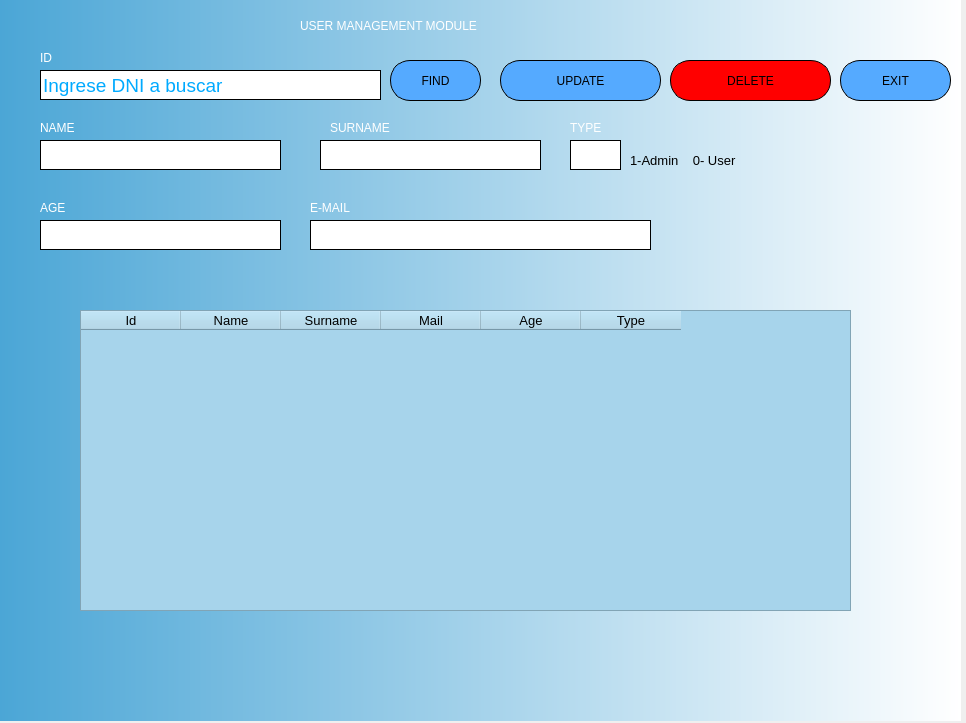
<?xml version="1.0" encoding="UTF-8"?>
<ui version="4.0">
 <class>Form_modiSuperUsu</class>
 <widget class="QWidget" name="Form_modiSuperUsu">
  <property name="geometry">
   <rect>
    <x>0</x>
    <y>0</y>
    <width>966</width>
    <height>723</height>
   </rect>
  </property>
  <property name="sizePolicy">
   <sizepolicy hsizetype="Fixed" vsizetype="Fixed">
    <horstretch>0</horstretch>
    <verstretch>0</verstretch>
   </sizepolicy>
  </property>
  <property name="minimumSize">
   <size>
    <width>966</width>
    <height>723</height>
   </size>
  </property>
  <property name="windowTitle">
   <string>Form</string>
  </property>
  <property name="styleSheet">
   <string notr="true"/>
  </property>
  <widget class="QWidget" name="bgwidget" native="true">
   <property name="geometry">
    <rect>
     <x>0</x>
     <y>0</y>
     <width>961</width>
     <height>721</height>
    </rect>
   </property>
   <property name="styleSheet">
    <string notr="true">QWidget#bgwidget{
background-color: qlineargradient(spread:pad, x1:0, y1:0, x2:1, y2:0, stop:0 rgba(75, 166, 214, 255), stop:1 rgba(255, 255, 255, 255));}
</string>
   </property>
   <widget class="QLabel" name="label">
    <property name="geometry">
     <rect>
      <x>40</x>
      <y>50</y>
      <width>251</width>
      <height>16</height>
     </rect>
    </property>
    <property name="styleSheet">
     <string notr="true">color: rgb(255, 255, 255);</string>
    </property>
    <property name="text">
     <string>ID</string>
    </property>
   </widget>
   <widget class="QLabel" name="label_4">
    <property name="geometry">
     <rect>
      <x>330</x>
      <y>120</y>
      <width>131</width>
      <height>16</height>
     </rect>
    </property>
    <property name="styleSheet">
     <string notr="true">color: rgb(255, 255, 255);</string>
    </property>
    <property name="text">
     <string>SURNAME</string>
    </property>
   </widget>
   <widget class="QLabel" name="label_5">
    <property name="geometry">
     <rect>
      <x>310</x>
      <y>200</y>
      <width>379</width>
      <height>16</height>
     </rect>
    </property>
    <property name="styleSheet">
     <string notr="true">color: rgb(255, 255, 255);</string>
    </property>
    <property name="text">
     <string>E-MAIL</string>
    </property>
   </widget>
   <widget class="QLabel" name="label_7">
    <property name="geometry">
     <rect>
      <x>570</x>
      <y>120</y>
      <width>121</width>
      <height>16</height>
     </rect>
    </property>
    <property name="styleSheet">
     <string notr="true">color: rgb(255, 255, 255);</string>
    </property>
    <property name="text">
     <string>TYPE</string>
    </property>
   </widget>
   <widget class="QLabel" name="label_6">
    <property name="geometry">
     <rect>
      <x>40</x>
      <y>200</y>
      <width>121</width>
      <height>16</height>
     </rect>
    </property>
    <property name="styleSheet">
     <string notr="true">color: rgb(255, 255, 255);</string>
    </property>
    <property name="text">
     <string>AGE</string>
    </property>
   </widget>
   <widget class="QLabel" name="label_3">
    <property name="geometry">
     <rect>
      <x>40</x>
      <y>120</y>
      <width>211</width>
      <height>16</height>
     </rect>
    </property>
    <property name="styleSheet">
     <string notr="true">color: rgb(255, 255, 255);</string>
    </property>
    <property name="text">
     <string>NAME</string>
    </property>
   </widget>
   <widget class="QPushButton" name="btnConfirmar">
    <property name="geometry">
     <rect>
      <x>500</x>
      <y>60</y>
      <width>161</width>
      <height>41</height>
     </rect>
    </property>
    <property name="toolTip">
     <string>Presione despues de modificar los datos</string>
    </property>
    <property name="styleSheet">
     <string notr="true">border-radius:20px;
background-color:rgb(85, 170, 255);
font: 14pt &quot;MS Shell Dlg 2&quot;;
border: 1px solid black;
border-style: outset</string>
    </property>
    <property name="text">
     <string>UPDATE</string>
    </property>
   </widget>
   <widget class="QPushButton" name="btnBuscar">
    <property name="geometry">
     <rect>
      <x>390</x>
      <y>60</y>
      <width>91</width>
      <height>41</height>
     </rect>
    </property>
    <property name="mouseTracking">
     <bool>true</bool>
    </property>
    <property name="toolTip">
     <string>Presione para buscar un DNI</string>
    </property>
    <property name="styleSheet">
     <string notr="true">border-radius:20px;
background-color:rgb(85, 170, 255);
font: 14pt &quot;MS Shell Dlg 2&quot;;
border: 1px solid black;
border-style: outset</string>
    </property>
    <property name="text">
     <string>FIND</string>
    </property>
    <property name="default">
     <bool>false</bool>
    </property>
   </widget>
   <widget class="QTableWidget" name="tableListUsu">
    <property name="geometry">
     <rect>
      <x>80</x>
      <y>310</y>
      <width>771</width>
      <height>301</height>
     </rect>
    </property>
    <property name="styleSheet">
     <string notr="true">background:rgb(111, 222, 255);
background:rgb(167, 212, 235);</string>
    </property>
    <attribute name="verticalHeaderVisible">
     <bool>false</bool>
    </attribute>
    <column>
     <property name="text">
      <string>Id</string>
     </property>
     <property name="font">
      <font>
       <pointsize>10</pointsize>
      </font>
     </property>
    </column>
    <column>
     <property name="text">
      <string>Name</string>
     </property>
     <property name="font">
      <font>
       <pointsize>10</pointsize>
      </font>
     </property>
    </column>
    <column>
     <property name="text">
      <string>Surname</string>
     </property>
     <property name="font">
      <font>
       <pointsize>10</pointsize>
      </font>
     </property>
    </column>
    <column>
     <property name="text">
      <string>Mail</string>
     </property>
     <property name="font">
      <font>
       <pointsize>10</pointsize>
      </font>
     </property>
    </column>
    <column>
     <property name="text">
      <string>Age</string>
     </property>
     <property name="font">
      <font>
       <pointsize>10</pointsize>
      </font>
     </property>
    </column>
    <column>
     <property name="text">
      <string>Type</string>
     </property>
     <property name="font">
      <font>
       <pointsize>10</pointsize>
      </font>
     </property>
    </column>
   </widget>
   <widget class="QLineEdit" name="box_dni">
    <property name="geometry">
     <rect>
      <x>40</x>
      <y>70</y>
      <width>341</width>
      <height>30</height>
     </rect>
    </property>
    <property name="font">
     <font>
      <family>MS Shell Dlg 2</family>
      <pointsize>14</pointsize>
      <weight>50</weight>
      <italic>false</italic>
      <bold>false</bold>
     </font>
    </property>
    <property name="styleSheet">
     <string notr="true">border-radius:20px;
font: 14pt &quot;MS Shell Dlg 2&quot;;
border: 1px solid black;
color: rgb(0, 170, 255)</string>
    </property>
    <property name="text">
     <string>Ingrese DNI a buscar</string>
    </property>
   </widget>
   <widget class="QLineEdit" name="boxNombre">
    <property name="geometry">
     <rect>
      <x>40</x>
      <y>140</y>
      <width>241</width>
      <height>30</height>
     </rect>
    </property>
    <property name="font">
     <font>
      <family>MS Shell Dlg 2</family>
      <pointsize>14</pointsize>
      <weight>50</weight>
      <italic>false</italic>
      <bold>false</bold>
     </font>
    </property>
    <property name="styleSheet">
     <string notr="true">border-radius:20px;
font: 14pt &quot;MS Shell Dlg 2&quot;;
border: 1px solid black;
color: rgb(0, 170, 255)</string>
    </property>
    <property name="text">
     <string/>
    </property>
   </widget>
   <widget class="QLineEdit" name="boxApellido">
    <property name="geometry">
     <rect>
      <x>320</x>
      <y>140</y>
      <width>221</width>
      <height>30</height>
     </rect>
    </property>
    <property name="font">
     <font>
      <family>MS Shell Dlg 2</family>
      <pointsize>14</pointsize>
      <weight>50</weight>
      <italic>false</italic>
      <bold>false</bold>
     </font>
    </property>
    <property name="styleSheet">
     <string notr="true">border-radius:20px;
font: 14pt &quot;MS Shell Dlg 2&quot;;
border: 1px solid black;
color: rgb(0, 170, 255)</string>
    </property>
    <property name="text">
     <string/>
    </property>
   </widget>
   <widget class="QLineEdit" name="boxEmail">
    <property name="geometry">
     <rect>
      <x>310</x>
      <y>220</y>
      <width>341</width>
      <height>30</height>
     </rect>
    </property>
    <property name="font">
     <font>
      <family>MS Shell Dlg 2</family>
      <pointsize>14</pointsize>
      <weight>50</weight>
      <italic>false</italic>
      <bold>false</bold>
     </font>
    </property>
    <property name="styleSheet">
     <string notr="true">border-radius:20px;
font: 14pt &quot;MS Shell Dlg 2&quot;;
border: 1px solid black;
color: rgb(0, 170, 255)</string>
    </property>
    <property name="text">
     <string/>
    </property>
   </widget>
   <widget class="QLineEdit" name="boxEdad">
    <property name="geometry">
     <rect>
      <x>40</x>
      <y>220</y>
      <width>241</width>
      <height>30</height>
     </rect>
    </property>
    <property name="font">
     <font>
      <family>MS Shell Dlg 2</family>
      <pointsize>14</pointsize>
      <weight>50</weight>
      <italic>false</italic>
      <bold>false</bold>
     </font>
    </property>
    <property name="styleSheet">
     <string notr="true">border-radius:20px;
font: 14pt &quot;MS Shell Dlg 2&quot;;
border: 1px solid black;
color: rgb(0, 170, 255)</string>
    </property>
    <property name="text">
     <string/>
    </property>
   </widget>
   <widget class="QLineEdit" name="boxTipo">
    <property name="geometry">
     <rect>
      <x>570</x>
      <y>140</y>
      <width>51</width>
      <height>30</height>
     </rect>
    </property>
    <property name="font">
     <font>
      <family>MS Shell Dlg 2</family>
      <pointsize>14</pointsize>
      <weight>50</weight>
      <italic>false</italic>
      <bold>false</bold>
     </font>
    </property>
    <property name="styleSheet">
     <string notr="true">border-radius:20px;
font: 14pt &quot;MS Shell Dlg 2&quot;;
border: 1px solid black;
color: rgb(0, 170, 255)</string>
    </property>
    <property name="text">
     <string/>
    </property>
   </widget>
   <widget class="QLabel" name="label_8">
    <property name="geometry">
     <rect>
      <x>300</x>
      <y>10</y>
      <width>321</width>
      <height>31</height>
     </rect>
    </property>
    <property name="styleSheet">
     <string notr="true">color: rgb(255, 255, 255);
font: 16pt &quot;MS Shell Dlg 2&quot;;</string>
    </property>
    <property name="text">
     <string>USER MANAGEMENT MODULE</string>
    </property>
   </widget>
   <widget class="QPushButton" name="btnSalir">
    <property name="geometry">
     <rect>
      <x>840</x>
      <y>60</y>
      <width>111</width>
      <height>41</height>
     </rect>
    </property>
    <property name="styleSheet">
     <string notr="true">border-radius:20px;
background-color:rgb(85, 170, 255);
font: 14pt &quot;MS Shell Dlg 2&quot;;
border: 1px solid black;
border-style: outset</string>
    </property>
    <property name="text">
     <string>EXIT</string>
    </property>
   </widget>
   <widget class="QPushButton" name="btnEli">
    <property name="geometry">
     <rect>
      <x>670</x>
      <y>60</y>
      <width>161</width>
      <height>41</height>
     </rect>
    </property>
    <property name="styleSheet">
     <string notr="true">border-radius:20px;
background-color:rgb(85, 170, 255);
background-color: rgb(255, 0, 0);
font: 14pt &quot;MS Shell Dlg 2&quot;;
border: 1px solid black;
border-style: outset</string>
    </property>
    <property name="text">
     <string>DELETE</string>
    </property>
   </widget>
   <widget class="QLabel" name="label_9">
    <property name="geometry">
     <rect>
      <x>630</x>
      <y>150</y>
      <width>161</width>
      <height>20</height>
     </rect>
    </property>
    <property name="font">
     <font>
      <pointsize>10</pointsize>
     </font>
    </property>
    <property name="styleSheet">
     <string notr="true">color: black;</string>
    </property>
    <property name="text">
     <string>1-Admin    0- User</string>
    </property>
   </widget>
  </widget>
 </widget>
 <resources/>
 <connections/>
</ui>
